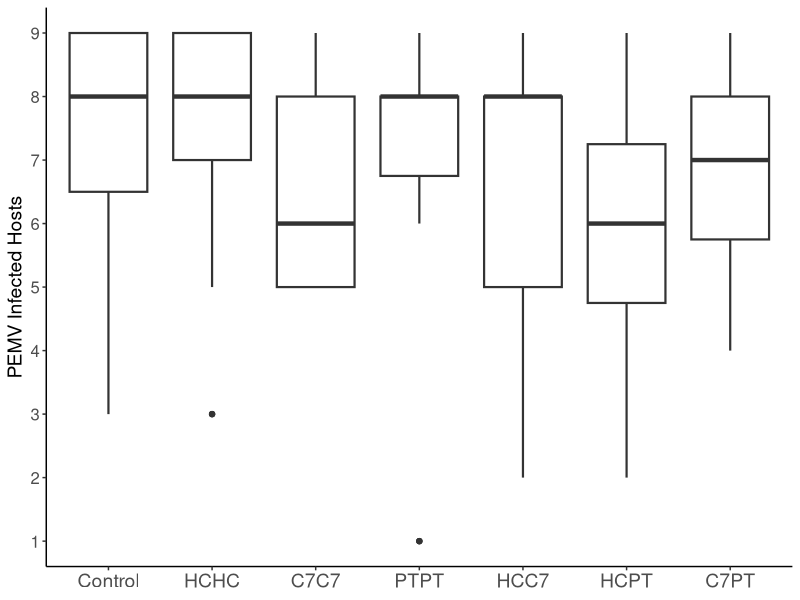
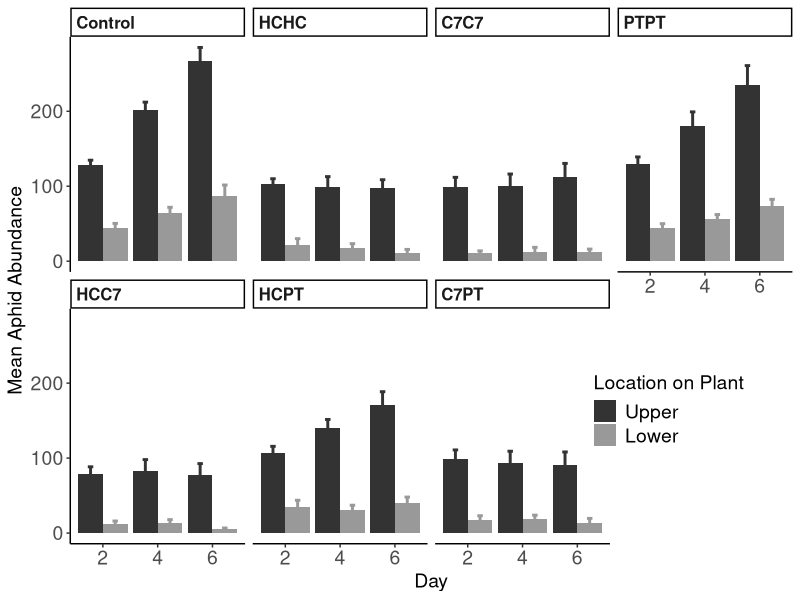

Write R code to recreate these figures, in order. (Note: this script raises an error after producing the figures.)
# New Plotting Scripts for Aphid and Infection Responses

# Some updated post lab meeting 2 19 2021

library(tidyverse)
library(ggpubr)
library(plotrix)
library(glmmTMB)

pdiv_clean <- read.csv("../data/Pdiv_cleaned.csv") %>% 
  mutate(proptop = if_else(Adtot == 0, nymtop,(((adtop*Adtot)+(nymtop*Nymtot))/Poptot)), offprop = (1-centprop),cage = paste(Treat,Block,Rep),
         plants = 9)
str(pdiv_clean)
pdiv_aphdata <- pdiv_clean %>% 
  group_by(Treat,Day) %>% 
  filter(!is.na(Adtot), !is.na(Nymtot),!is.na(adtop)) %>% 
  dplyr::summarize(mean_pop = mean(Adtot+Nymtot),popSE = std.error(Adtot+Nymtot),
                   mean_proptop = mean(proptop), proptopSE = std.error(proptop),
                   mean_centprop = mean(centprop), centpropSE = std.error(centprop))



pdiv_clean$Treat = factor(pdiv_clean$Treat, levels = c("Control", "HCHC", "C7C7", "PTPT", "HCC7", "HCPT", "C7PT"))
inf_boxplot <- ggplot(data =pdiv_clean %>% filter(!is.na(totinf))) + geom_boxplot(mapping = aes(x = Treat, y = totinf), size = .75) + 
  theme_classic() + labs(y = "PEMV Infected Hosts") + 
  theme(axis.title.x = element_blank(), axis.title.y = element_text(size = 14), axis.text.x = element_text(size = 14),
        legend.position = "none", axis.text.y = element_text(size = 12)) + 
  scale_y_continuous(breaks = 1:9) 
inf_boxplot 


# Figure 2 ####
feeding_pos <- pdiv_clean %>% 
  dplyr::mutate(Top = (Poptot*proptop),
                Bottom = (Poptot - Top)) %>% 
  dplyr::select(Treat,HC,C7,PT,Block,Day,Top,Bottom) %>% 
  pivot_longer(cols = c(Top,Bottom), names_to = "position", values_to = "aphids")
feeding_pos$Treat = factor(feeding_pos$Treat, levels = c("Control", "HCHC", "C7C7", "PTPT", "HCC7", "HCPT", "C7PT"))
feeding_pos$position = factor(feeding_pos$position, levels = c("Top","Bottom"))
head(feeding_pos)
#Viewq(feeding_pos)

feeding_sum <- feeding_pos %>% 
  mutate(Position = if_else(position == "Top", "Upper","Lower")) %>% 
  dplyr::group_by(Treat,Day, Position) %>% 
  dplyr::summarise(mean_aph = mean(aphids), se_aph = std.error(aphids))
#Viewq(feeding_sum)
feeding_sum$Treat = factor(feeding_sum$Treat, levels = c("Control","HCHC", "C7C7", "PTPT", "na","HCC7", "HCPT", "C7PT"))
feeding_sum$Position = factor(feeding_sum$Position, levels = c("Upper","Lower"))

write.csv( feeding_sum,"../data/feeding_sum.csv")
# I cheated using excel 

control_embedded <- read.csv("../data/control_embedded.csv", header = T, sep = ",")
control_embedded <- control_embedded %>% 
  mutate(Position = if_else(position == "Top", "Upper","Lower"))
control_embedded$Treat = factor(control_embedded$Treat, levels = c( "HCHC", "C7C7", "PTPT", "HCC7", "HCPT", "C7PT"))
control_embedded$position = factor(control_embedded$position, levels = c("Upper","Lower"))

aphid_abun_summary <- ggplot(data = feeding_sum, aes(x = Day, y = mean_aph, fill = Position)) +
  geom_bar(stat = "identity", position = 'dodge') + 
  geom_errorbar(aes(ymin = mean_aph - se_aph, ymax = mean_aph + se_aph,color = Position), 
                position = position_dodge(1.8), stat = "identity", width = .4, size = 1) +
  facet_wrap(~Treat, nrow = 2) + theme_classic() + 
  #geom_point(aes(x = Day, y = mean_con, color = Position), size = 2,position = position_dodge(1.8)) + 
  #geom_line(aes(x = Day, y = mean_con, color = Position),position = position_dodge(1.8)) +
  # geom_errorbar(aes(ymin = mean_con - se_con, ymax = mean_con + se_con, color = Position),
         #       position = position_dodge(1.8), stat = "identity", width = .3)+ 
  scale_fill_grey(start = .2, end = .6) + scale_color_grey(start = .2, end = .6, guide = "none")+
  theme(strip.text = element_text(size = 12, face= "bold", hjust = -.0004), legend.position = "right",
        legend.text = element_text(size = 14),legend.title = element_text(size = 14),
        axis.title.y = element_text(size = 14),  axis.title.x = element_text(size = 14), text = element_text(size = 12),
        axis.text.y = element_text(size = 14), axis.text.x = element_text(size = 14)) +
  labs(fill = "Location on Plant", y = "Mean Aphid Abundance") + theme(legend.position  = c(1,.175), legend.justification = c(1.25,0))
   
ggsave("../Figures/Figure_2_base.png", aphid_abun_summary, width = 11, height = 7.5) 

# Fig 3 ####

# Incorporating predicted model values
library("effects")
pdmods <- read.csv("../data/Pdiv_cleaned.csv") %>% 
  mutate(proptop = if_else(Adtot == 0, nymtop,(((adtop*Adtot)+(nymtop*Nymtot))/Poptot)),
         cage = paste(Treat,Block,Rep), offprop = (1-centprop))

Day6dat <- pdmods %>% 
  filter(Day == 6)%>%
  mutate(cage = paste(Treat,Block,Rep),
         plants = 9,offprop = (1-centprop))

# Prevalence Moddel (run in GLMM script first) 
inf_bin_glmer.bb.aph <- glmmTMB(propinf ~ Poptot + offprop + proptop + (1|cage), 
                                family = "binomial",
                                weights = plants,
                                data = Day6dat)

#The Interaction
ac.abundance.raw <- effect('Poptot', inf_bin_glmer.bb.aph, se=TRUE, xlevels=100)
#Data Frame
ac.abundance <-as.data.frame(ac.abundance.raw)
#Viewq(ac.abundance)


#Create plot
Plot.abun <-ggplot(data=ac.abundance, aes(x=Poptot, y=fit))+
  geom_line(size=2) +
  geom_ribbon(aes(ymin=fit-se, ymax=fit+se),alpha=.2)+
  #ggtitle("Interaction Plot for Weevil Treatment by Nymph Production")+
  theme_bw() +
  theme_bw() +
  theme(axis.line = element_line(colour = "black"),
        panel.grid.major = element_blank(),
        panel.grid.minor = element_blank(),
        panel.border = element_blank(),
        panel.background = element_blank()) +
  theme(text = element_text(size=14),
        legend.text = element_text(size=14),
        legend.direction = "horizontal",
        panel.grid.major = element_blank(),
        panel.grid.minor = element_blank(),
        legend.position="top") +
  xlab("Aphid Abundance") +
  ylab("PEMV Prevalence") +
  geom_point(data=Day6dat, aes(x=Poptot, y=propinf), position=position_jitter(w=0, h=0.05))
#geom_smooth(method='lm',formula=y~x, aes(color=Weevil),level=0.95)
Plot.abun
# plot(ac.interaction.raw, multiline = TRUE)

# Feeding Location
#The Interaction
ac.feeding.raw <- effect('proptop', inf_bin_glmer.bb.aph, se=TRUE, xlevels=100)
#Data Frame
ac.feeding <-as.data.frame(ac.feeding.raw)
#Viewq(ac.feeding)

#Create plot
Plot.feeding <- ggplot(data=ac.feeding, aes(x=proptop*100, y=fit)) +
  geom_line(size=2) +
  geom_ribbon(aes(ymin=fit-se, ymax=fit+se),alpha=.2) +
  theme_bw() +
  theme(axis.line = element_line(colour = "black"),
        panel.grid.major = element_blank(),
        panel.grid.minor = element_blank(),
        panel.border = element_blank(),
        panel.background = element_blank()) +
  theme(text = element_text(size=14),
        legend.text = element_text(size=14),
        legend.direction = "horizontal",
        panel.grid.major = element_blank(),
        panel.grid.minor = element_blank(),
        axis.text.y = element_text(color = "white"),
        legend.position="top",
        axis.title.y = element_blank()) +
  xlab("% Aphids Feeding High") +
  geom_point(data=Day6dat, aes(x=proptop*100, y=propinf), position=position_jitter(w=0, h=0.05))
Plot.feeding

# dispersal Location
#The Interaction
ac.dispersal.raw <- effect('offprop', inf_bin_glmer.bb.aph, se=TRUE, xlevels=100)
#Data Frame
ac.dispersal <-as.data.frame(ac.dispersal.raw)



#Create plot
Plot.dispersal <- ggplot(data=ac.dispersal, aes(x=offprop*100, y=fit)) +
  geom_line(size=2) +
  geom_ribbon(aes(ymin=fit-se, ymax=fit+se),alpha=.2) +
  theme_bw() +
  theme(axis.line = element_line(colour = "black"),
        panel.grid.major = element_blank(),
        panel.grid.minor = element_blank(),
        panel.border = element_blank(),
        panel.background = element_blank()) +
  theme(text = element_text(size=14),
        legend.text = element_text(size=14),
        legend.direction = "horizontal",
        panel.grid.major = element_blank(),
        panel.grid.minor = element_blank(),
        axis.text.y = element_text(color = "white"),
        legend.position="top",
        axis.title.y = element_blank()) +
  xlab("% Aphids Dispersed") +
  geom_point(data=Day6dat, aes(x=offprop*100, y=propinf), position=position_jitter(w=0, h=0.05))
Plot.dispersal

# Inf Boxplot adjusted
pdiv_clean$Treat = factor(pdiv_clean$Treat, levels = c("Control", "HCHC", "C7C7", "PTPT", "HCC7", "HCPT", "C7PT"))
inf_boxplot <- ggplot(data =pdiv_clean %>% filter(!is.na(propinf))) + geom_boxplot(mapping = aes(x = Treat, y = propinf), size = .75) + 
  theme_classic() + labs(y = "PEMV Prevalence") + 
  theme(axis.title.x = element_blank(), axis.title.y = element_text(size = 14), axis.text.x = element_text(size = 14),
        legend.position = "none", axis.text.y = element_text(size = 12)) 
inf_boxplot 


new_aph_responses_fig <- ggarrange(inf_boxplot, ggarrange(Plot.abun,Plot.feeding,Plot.dispersal,ncol = 3, common.legend = T, legend = "bottom"), ncol = 1)
ggsave("../Figures/Figure_3_base.png", new_aph_responses_fig, width = 11, height = 7.5) 
